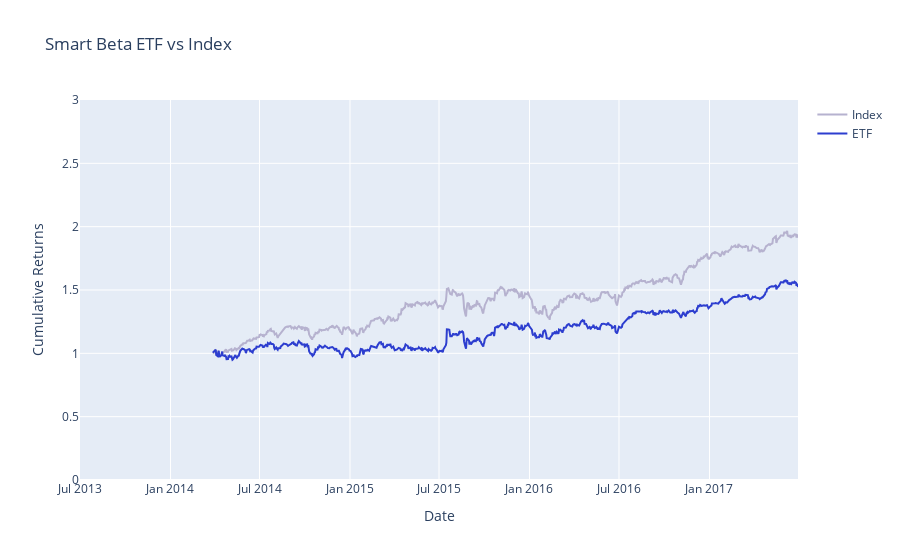

The cell this chart's notebook holds for it:
### Markdown cell above
### View Data
Let's generate the ETF and index cumulative returns using `calculate_cumulative_returns` and compare the two.

### Code cell
index_weighted_cumulative_returns = calculate_cumulative_returns(index_weighted_returns)
etf_weighted_cumulative_returns = calculate_cumulative_returns(etf_weighted_returns)
project_helper.plot_benchmark_returns(index_weighted_cumulative_returns, etf_weighted_cumulative_returns, 'Smart Beta ETF vs Index')

### Figure 1 — Plotly figure (JSON) as saved in the notebook; plotly's stock layout.template omitted (floating-point values rounded to 4 significant figures; data arrays with more than 128 entries replaced by an {"elided": "..."} marker saying what was removed)
{"data": [{"line": {"color": "#B6B2CF"}, "name": "Index", "type": "scatter", "x": {"elided": "1009 str values"}, "y": {"elided": "1009 float values"}}, {"line": {"color": "#2D3ECF"}, "name": "ETF", "type": "scatter", "x": {"elided": "1009 str values"}, "y": {"elided": "1009 float values"}}], "layout": {"title": {"text": "Smart Beta ETF vs Index"}, "xaxis": {"title": {"text": "Date"}}, "yaxis": {"range": [0, 3], "title": {"text": "Cumulative Returns"}}}}
